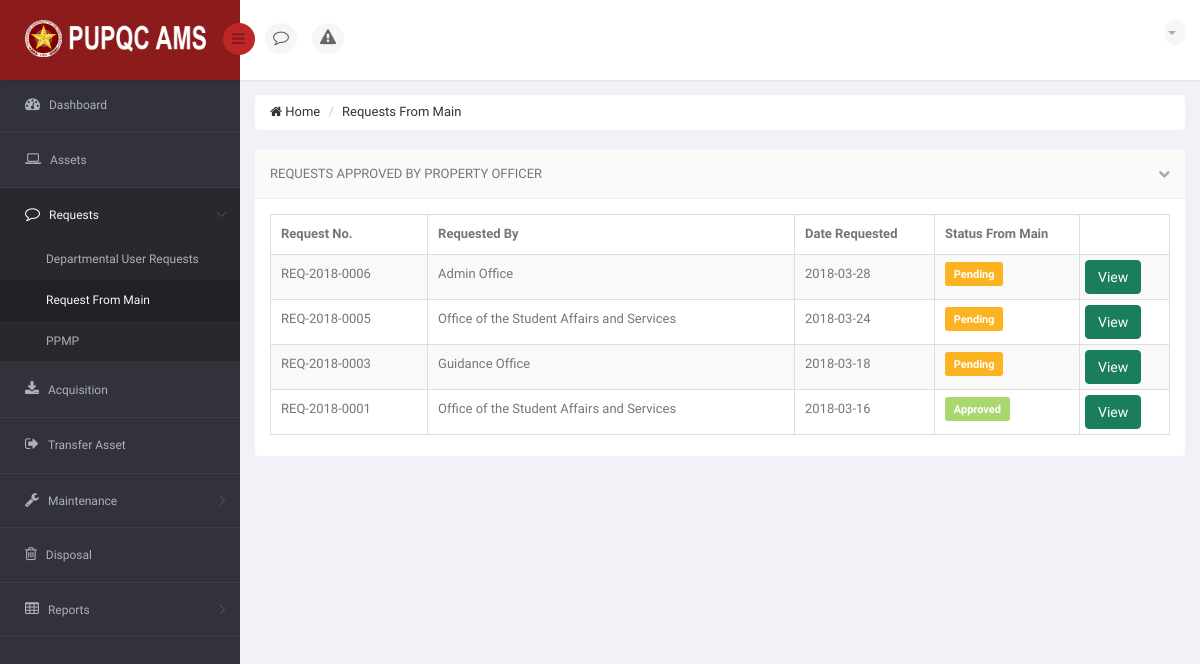
Page /DIR/PropertyOfficer/PORequestToMain.php (signed in) on the earlier database version.
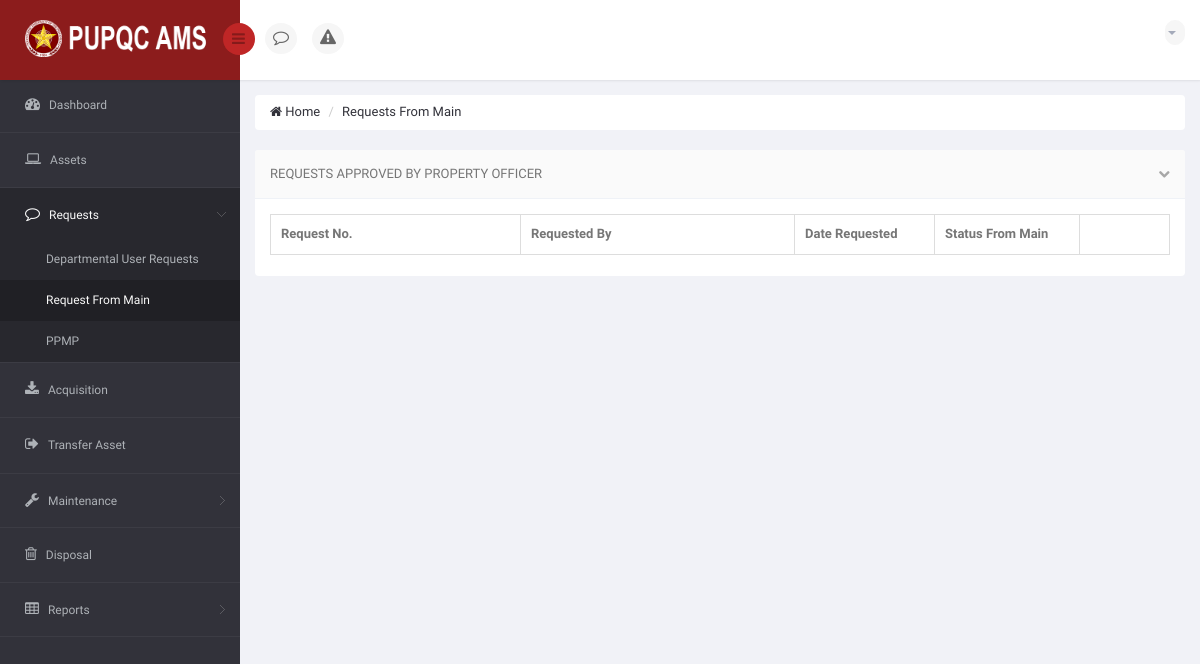
Same page on the later database version.
### tables this page shows
CREATE TABLE `ams_t_user_request_summary` (
  `URS_ID` int(11) NOT NULL,
  `URS_NO` varchar(15) NOT NULL,
  `URS_REQUEST_DATE` date NOT NULL,
  `URS_PURPOSE` varchar(350) NOT NULL,
  `URS_STATUS_TO_PO` varchar(25) NOT NULL DEFAULT 'Pending',
  `URS_APPROVED_DATE` date DEFAULT NULL,
  `URS_REJECT_DATE` date DEFAULT NULL,
  `URS_REMARKS` varchar(350) DEFAULT NULL,
  `URS_URGENT_DATE` date NOT NULL,
  `URS_URGENT_TYPE` varchar(25) NOT NULL,
  `URS_VIEW_BY_USER` int(11) NOT NULL DEFAULT '0',
  `URS_VIEW_BY_PO` int(11) NOT NULL DEFAULT '0',
  `URS_VIEW_BY_USER_MAIN` int(11) NOT NULL DEFAULT '0',
  `URS_VIEW_CLICKED` int(11) NOT NULL DEFAULT '0'
);

### DIR/PropertyOfficer/PORequestToMain.php (the view, shortened to what the changed rows need)
<!DOCTYPE html>
<html lang="en">
<head>
    <link href="../../bs3/css/bootstrap.min.css" rel="stylesheet">
    <link href="../../css/bootstrap-reset.css" rel="stylesheet">
    <link href="../../font-awesome/css/font-awesome.css" rel="stylesheet" />
    <link href="../../js/advanced-datatable/css/demo_page.css" rel="stylesheet" />
    <link href="../../js/advanced-datatable/css/demo_table.css" rel="stylesheet" />
    <link rel="stylesheet" href="../../js/data-tables/DT_bootstrap.css" />
    <link href="../../css/style.css" rel="stylesheet">
    <link href="../../css/style-responsive.css" rel="stylesheet" />
    <link href="../../js/iCheck/skins/minimal/minimal.css" rel="stylesheet">
    <link href="../../js/iCheck/skins/minimal/red.css" rel="stylesheet">
    <link href="../../js/iCheck/skins/minimal/green.css" rel="stylesheet">
    <link href="../../js/iCheck/skins/minimal/blue.css" rel="stylesheet">
    <link href="../../js/iCheck/skins/minimal/yellow.css" rel="stylesheet">
    <link href="../../js/iCheck/skins/minimal/purple.css" rel="stylesheet">
    <link href="../../js/iCheck/skins/square/square.css" rel="stylesheet">
    <link href="../../js/iCheck/skins/square/red.css" rel="stylesheet">
    <link href="../../js/iCheck/skins/square/green.css" rel="stylesheet">
    <link href="../../js/iCheck/skins/square/blue.css" rel="stylesheet">
    <link href="../../js/iCheck/skins/square/yellow.css" rel="stylesheet">
    <link href="../../js/iCheck/skins/square/purple.css" rel="stylesheet">
    <link href="../../js/iCheck/skins/flat/grey.css" rel="stylesheet">
    <link href="../../js/iCheck/skins/flat/red.css" rel="stylesheet">
    <link href="../../js/iCheck/skins/flat/green.css" rel="stylesheet">
    <link href="../../js/iCheck/skins/flat/blue.css" rel="stylesheet">
    <link href="../../js/iCheck/skins/flat/yellow.css" rel="stylesheet">
    <link href="../../js/iCheck/skins/flat/purple.css" rel="stylesheet">
    <link rel="stylesheet" type="text/css" href="../../js/select2/select2.css" />
    <link rel="stylesheet" type="text/css" href="../../js/bootstrap-daterangepicker/daterangepicker-bs3.css" />
    <link rel="stylesheet" type="text/css" href="../../js/bootstrap-datetimepicker/css/datetimepicker.css" />
    <link rel="stylesheet" type="text/css" href="../../js/bootstrap-datepicker/css/datepicker.css" />
    <link href="../../js/plugins/sweetalert/sweetalert.css" type="text/css" rel="stylesheet" media="screen,projection">
</head>
<body>
<section id="container" >
                <?php
                    include('../Connection/db.php');
                  ?>
    <section id="main-content">
        <section class="wrapper">
            <div class="row">
                <div class="col-sm-12">
                    <section class="panel">
                        <div class="panel-body">
                            <div class="adv-table">
                                <table  class="display table table-bordered table-striped" id="dynamic-table">
                                    <thead>
                                        <tr>
                                            <th style="">Request No.</th>
                                            <th style="">Requested By</th>
                                            <th style="width: 140px;">Date Requested</th>
                                            <th style="width: 145px;">Status From Main</th>
                                            <th style="width: 90px;"></th>
                                        </tr>
                                    </thead>
                                    <tbody>
                                    <?php
                                    $sql = "SELECT URS.URS_ID, URS.URS_NO, URS.URS_REQUEST_DATE, URSTM.URSTM_STATUS_TO_MAIN, O.O_NAME FROM `ams_t_user_request_summary` AS URS INNER JOIN `ams_t_user_request_status_to_main` AS URSTM ON URSTM.URS_ID = URS.URS_ID INNER JOIN `ams_t_user_request` AS UR ON UR.URS_ID = URS.URS_ID INNER JOIN `ams_t_user_request_approved_by_po` AS URABPO ON URABPO.UR_ID = UR.UR_ID INNER JOIN `ams_r_employee_profile` AS EP ON UR.EP_ID = EP.EP_ID INNER JOIN `ams_r_office` AS O ON EP.O_ID = O.O_ID GROUP BY URS.URS_ID ORDER BY URS.URS_APPROVED_DATE DESC";
                                        $result = mysqli_query($connection, $sql) or die("Bad Query: $sql");
                                        while($row = mysqli_fetch_assoc($result))
                                        {
                                            $ursid = $row['URS_ID'];
                                            $ursno = $row['URS_NO'];
                                            $reqby = $row['O_NAME'];
                                            $reqdate = $row['URS_REQUEST_DATE'];
                                            $status = $row['URSTM_STATUS_TO_MAIN'];
                                    ?>
                                        <tr>
                                        <?php
                                            if ($status == 'Pending')
                                            {
                                        ?>
                                            <td> <?php echo $ursno; ?> </td>
                                            <td> <?php echo $reqby; ?> </td>
                                            <td> <?php echo $reqdate; ?> </td>
                                            <td> <p class="label label-warning label-mini" style="font-size: 11px;"> <?php echo $status; ?> </p> </td>
                                            <td>
                                                <a href="POViewRequestToMain.php?reqmain=<?php echo $ursid; ?>" class="btn btn-success" style="margin: -5px;">View</a>
                                            </td>
                                        <?php
                                            }
                                            elseif ($status == 'Approved')
                                            {
                                        ?>
                                            <td> <?php echo $ursno; ?> </td>
                                            <td> <?php echo $reqby; ?> </td>
                                            <td> <?php echo $reqdate; ?> </td>
                                            <td> <p class="label label-success label-mini" style="font-size: 11px;"> <?php echo $status; ?> </p> </td>
                                            <td>
                                                <a href="POViewRequestToMain.php?reqmain=<?php echo $ursid; ?>" class="btn btn-success" style="margin: -5px;">View</a>
                                            </td>
                                        <?php
                                            }
                                        ?>
                                        </tr>
                                    <?php
                                        }
                                    ?>
                                    </tbody>
                                </table>
                            </div>
                        </div>
                    </section>
                </div>
            </div>
        </section>
    </section>
</section>
</body>
</html>

Differences in the rows shown:
removed ams_t_user_request_summary: URS_NO "REQ-2018-0006", reqby "Admin Office", URS_REQUEST_DATE "2018-03-28", status "Pending"
removed ams_t_user_request_summary: URS_NO "REQ-2018-0005", reqby "Office of the Student Affairs and Services", URS_REQUEST_DATE "2018-03-24", status "Pending"
removed ams_t_user_request_summary: URS_NO "REQ-2018-0003", reqby "Guidance Office", URS_REQUEST_DATE "2018-03-18", status "Pending"
removed ams_t_user_request_summary: URS_NO "REQ-2018-0001", reqby "Office of the Student Affairs and Services", URS_REQUEST_DATE "2018-03-16", status "Approved"
